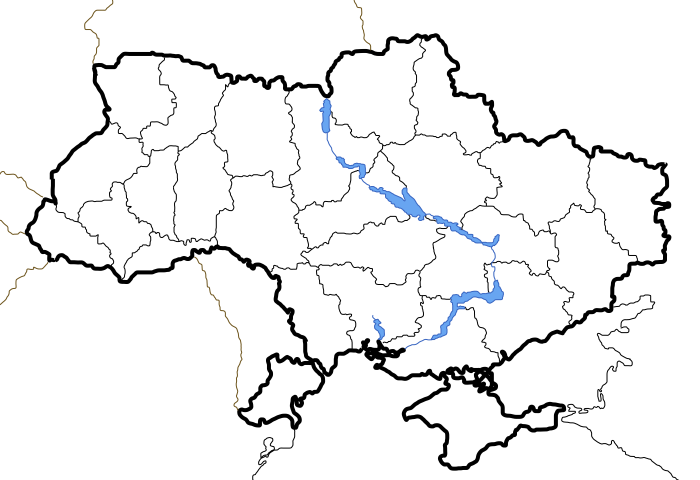
#> input picture assets/map.png, 1400 x 960 px (shown at 1/2 size)
$ python task_01.py
#> lines starting #> are read from the running program, lines starting #| are printed output that depends on the picture
import networkx as nx
import matplotlib.pyplot as plt
import matplotlib.image as mpimg

# Graph of some roads Ukraine
G = nx.Graph()
G.add_nodes_from(['Kyiv', 'Kharkiv', 'Odessa', 'Dnipro', 'Donetsk'])
G.add_edges_from([('Kyiv', 'Kharkiv'), ('Kyiv', 'Odessa'), ('Kyiv', 'Dnipro'), ('Kyiv', 'Donetsk'), ('Kharkiv', 'Odessa'), ('Kharkiv', 'Dnipro'), ('Odessa', 'Dnipro'),         ('Dnipro', 'Donetsk'), ('Donetsk', 'Kharkiv')])

G['Kyiv']['Kharkiv']['weight'] = 469
G['Kyiv']['Odessa']['weight'] = 475
G['Kyiv']['Dnipro']['weight'] = 487
G['Kyiv']['Donetsk']['weight'] = 688
G['Kharkiv']['Odessa']['weight'] = 716
G['Kharkiv']['Dnipro']['weight'] = 217
G['Odessa']['Dnipro']['weight'] = 452
G['Dnipro']['Donetsk']['weight'] = 248
G['Donetsk']['Kharkiv']['weight'] = 304

# Print the number of nodes and edges in the graph
print(f'Number of nodes: {G.number_of_nodes()}, number of edges: {G.number_of_edges()}')

# Print degree centrality, closeness centrality, and betweenness centrality
print(f'Degree Centrality: {nx.degree_centrality(G)}')
print(f'Closeness Centrality: {nx.closeness_centrality(G)}')
print(f'Betweenness Centrality: {nx.betweenness_centrality(G)}')

# Plot the graph with edge labels
plt.figure(figsize=(12, 6))
labels = nx.get_edge_attributes(G, 'weight')
pos = nx.circular_layout(G)

# Set the coordinates of nodes
pos['Odessa'] = (0.6, -0.5)
pos['Donetsk'] = (1.9, -0.1)
pos['Kharkiv'] = (1.7, 0.3)
pos['Dnipro'] = (1.5, -0.1)
pos['Kyiv'] = (0.7, 0.4)

nx.draw(G, pos, with_labels=True, font_size=9,
        node_size=2000, node_color='#FFFF87', font_weight='bold')

# Load and display the SVG map as the background
img = mpimg.imread("./assets/map.png")
#> img is the input picture: shape (960, 1400, 4) float32; mean R, G, B, A 0.00382, 0.00544, 0.00778, 0.0593
plt.imshow(img, extent=[-1, 2.5, -1, 1], alpha=0.5)

nx.draw_networkx_edge_labels(G, pos, edge_labels=labels)
plt.show()
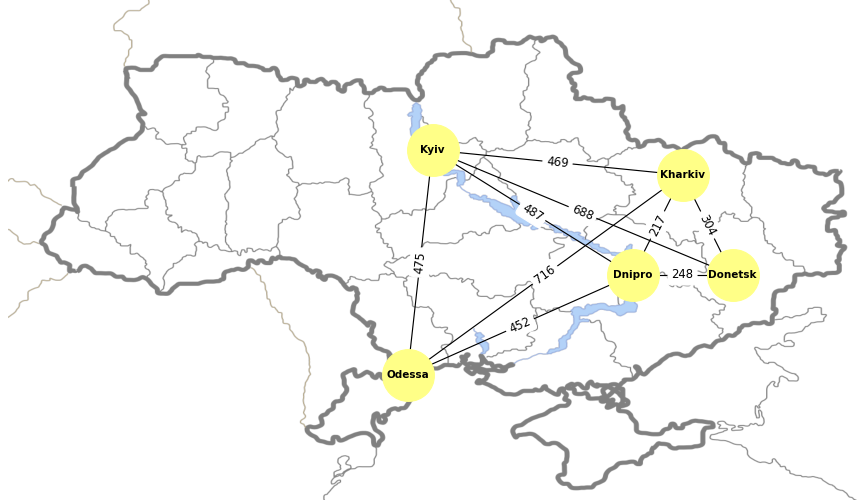
#> figure drawn by matplotlib, 1 panel
